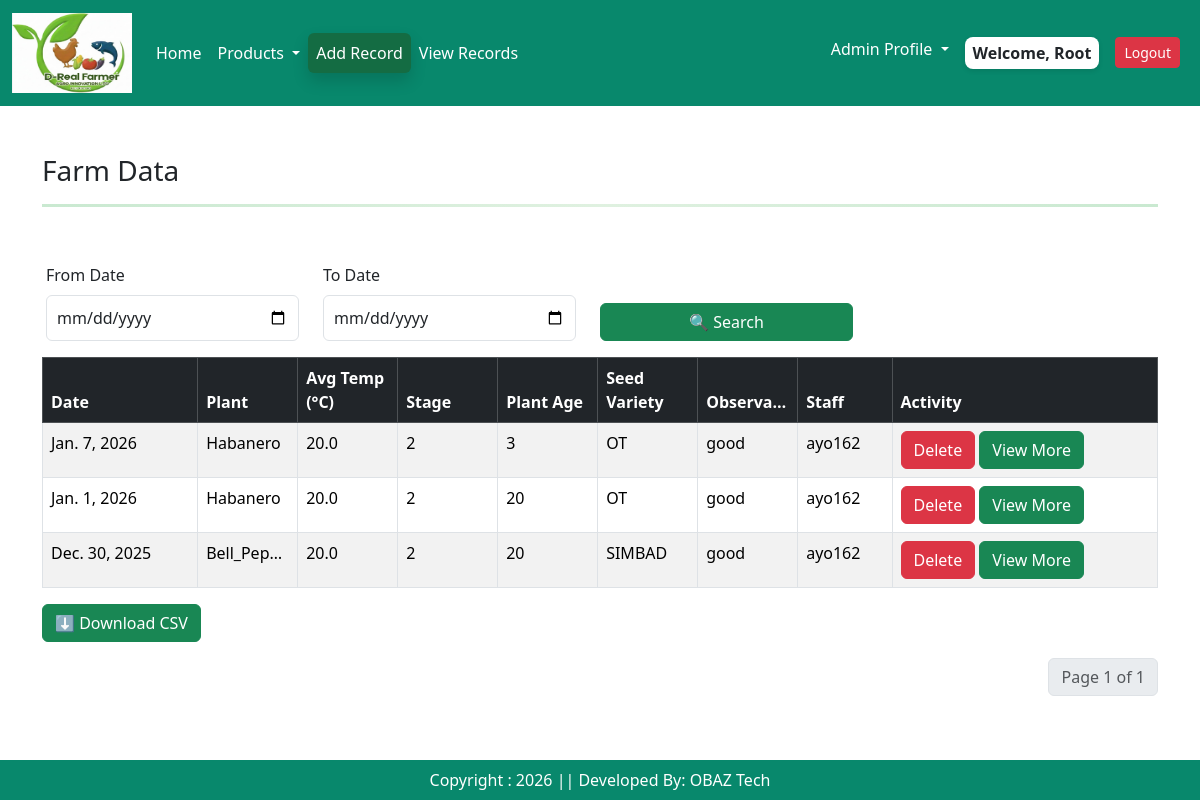
/viewrecords/ (signed in), run on the app's committed database.
### app/models.py (models this page shows, shortened)
class Farminputs(models.Model):
    user = models.ForeignKey(User, on_delete=models.CASCADE)
    plant_choice =  models.CharField(choices = plant_choices  , max_length = 12, null=True, blank=True)
    plant_stage =  models.CharField(choices = stage_choices , max_length = 2, null=True, blank=True)
    plant_number = models.IntegerField(default= 0,null=True, blank=True)
    plant_age =  models.IntegerField(default= 0,null=True, blank=True)
    cocopeat_name= models.CharField(choices = cocopeat_choices , max_length = 2, null=True, blank=True)
    cocopeat_weight = models.FloatField(default= 0, null=True, blank=True)
    avg_temp = models.FloatField(default= 0, null=True, blank=True)
    avg_water = models.FloatField(default= 0, null=True, blank=True)
    seed_variety = models.CharField(choices = seed_choices, max_length = 12)
    seed_variety_other = models.CharField( max_length=30, blank=True, null=True)
    daily_observation = models.TextField( default = '')
    image = models.ImageField(default = 'avatar.jpg', validators=[validate_image_size],  upload_to = 'Observation_Images')
    created_at = models.DateField(null=True, blank=True, validators=[validate_not_future])
    class Meta:
        verbose_name = "Farminput"
        verbose_name_plural = "Farminput"  # Prevents Django from adding "s"

### app/views.py (the view)
# urls.py: path('viewrecords/', views.records, name = "viewrecords"),
@login_required(login_url = 'user_login')
def records(request):
    recordz = Farminputs.objects.all().order_by('-created_at')
    from_date = request.GET.get('from')
    to_date = request.GET.get('to')
    if from_date:
        recordz  = recordz .filter(created_at__date__gte=parse_date(from_date))
    if to_date:
        recordz  = recordz .filter(created_at__date__lte=parse_date(to_date))
    paginator = Paginator(recordz, 4)
    page_number = request.GET.get('page')
    venues = paginator.get_page(page_number)
    context = {
        'venues': venues,
        'from_date': from_date,
        'to_date': to_date
    }
    return render(request,"records.html", context)

### app/templates/records.html (shortened to what this page needs)
{% extends 'base.html' %}
{% load static %}
{% block main-content %}
<body>
<div class="container mt-5">
<div class="container">
<h3 class="mb-3">Farm Data</h3>
 <hr class="gradient-double">
<div class = "row">
  <div class="row mt-4 p-3">
    <div class="col-md-3">
      <label for="fromDate" class="form-label">From Date</label>
      <input type="date" id="fromDate" class="form-control">
    </div>
    <div class="col-md-3">
      <label for="toDate" class="form-label">To Date</label>
      <input type="date" id="toDate" class="form-control">
    </div>
    <div class="col-md-3 d-flex align-items-end">
      <button class="btn btn-success w-100" onclick="filterByDate()">🔍 Search</button>
    </div>
  </div>
  <div class="table-responsive">
    <table class="table table-bordered table-striped table-hover" id="farmTable">
      <thead class="table-dark">
        <tr>
          <th>Date</th>
           <th>Plant</th>
          <th>Avg Temp (°C)</th>
          <th>Stage</th>
          <th>Plant Age</th>
          <th>Seed Variety</th>
          <th  class="fixed-col">Observations </th>
           <th>Staff</th>
            <th>Activity</th>
        </tr>
      </thead>
      <tbody>
      {% for item in venues %}
        <tr>
           <td >{{ item.created_at }}</td>
          <td class="fixed-col">{{ item.plant_choice}}</td>
          <td class="fixed-col">{{ item.avg_temp}}</td>
          <td class="fixed-col">{{item.plant_stage}}</td>
          <td class="fixed-col">{{item.plant_age}}</td>
          <td class="fixed-col">{{ item.seed_variety}}</td>
          <td class="fixed-col">{{item.daily_observation }}</td>
            <td>{{ item.user}}</td>
          <td>
          {% if user.is_authenticated and user.is_staff and user.is_superuser %}
          <a  class="btn btn-danger"  href = "{% url 'farmrecordsdelete' item.id %}" >Delete</a>
          {% endif %}
          <a type="button" class="btn btn-success" href = "{% url 'farmrecordsedit' item.id %}">View More</a>
          </td>
        </tr>
  {% endfor %}
      </tbody>
    </table>
  </div>
  <div class="mb-3">
    <button class="btn btn-success" onclick="downloadTable()">⬇ Download CSV</button>
  </div>
 </div>
<nav aria-label="Page navigation example">
  <ul class="pagination justify-content-end">
   <li class="page-item disabled"><a href = "#" class="page-link">Page {{ venues.number }} of {{ venues.paginator.num_pages}}</a></li>
     </ul>
</nav>
  </div>
  </div>
</div>
<br/><br/>
{% endblock main-content %}

### app/templates/base.html (shortened to what this page needs)
<!DOCTYPE html>
{% load static %}
<html lang="en">
<head>
    <link href = "https://cdn.jsdelivr.net/npm/bootstrap@5.3.3/dist/css/bootstrap.min.css" rel = "stylesheet"
    />
    <link href="https://cdn.jsdelivr.net/npm/bootstrap-icons/font/bootstrap-icons.css" rel="stylesheet"/>
    <link rel = "stylesheet" href = "{% static '/css/owl.carousel.min.css' %}" />
    <link rel = "stylesheet" href = "{% static '/css/all.min.css' %}" />
     <link rel = "stylesheet" href = "{% static '/css/style.css' %}" />
</head>
<body>
<div class = "row">
  <div class = "col-sm-12">
<nav class="navbar navbar-expand-lg" >
  <div class="container-fluid">
   <a class="navbar-brand" href="{% url 'home' %}"><img src = "{% static "/images/site_logo.jpg" %}" width = "120" height = "80"/></a>
{% if user.is_authenticated %}
    <div class="collapse navbar-collapse" id="navbarNavDropdown">
      <ul class="navbar-nav me-auto mb-2 mb-lg-0">
        <li class="nav-item">
          <a class="nav-link active" aria-current="page" href="#">Home</a>
        </li>
        <li class="nav-item dropdown">
          <a class="nav-link dropdown-toggle" href="#" role="button" data-bs-toggle="dropdown" aria-expanded="false">
            Products
          </a>
        </li>
           <li class="nav-item">
          <a class="nav-link active btn btn-success shadow" aria-current="page" href="{% url 'register' %}">Add Record</a>
        </li>
   <li class="nav-item">
          <a class="nav-link active" aria-current="page" href="{% url 'viewrecords' %}">View Records</a>
        </li>
      </ul>
      <ul class="navbar-nav ml-auto">
          {% if user.is_authenticated and user.is_staff and user.is_superuser %}
        <li class="nav-item dropdown">
          <a class="nav-link dropdown-toggle  text-dark" href="#" role="button" data-bs-toggle="dropdown" aria-expanded="false">
            Admin Profile
          </a>
        </li>
        {% endif %}
         <li class="nav-item p-2">
       {% if request.user.is_authenticated %} <span class = "welcome-user text-dark text-capitalize px-2 py-1">  welcome, {{request.user}} {% endif %}</span>
        </li>
        <li class="nav-item p-2">
           <a href="{% url 'user_logout' %}" class="btn btn-danger btn-sm">Logout</a>
        </li>
</ul>
   {% endif %}
    </div>
  </div>
</nav>
</div>
{% block main-content %}{% endblock main-content %}
<footer class = "container-fluid fixed-bottom text-white text-center p-2 mt-5">
Copyright : 2026 || Developed By: OBAZ Tech
</footer>
</body>
</html>

### app/static/css/style.css (style rules this page uses)
.navbar { background-color: rgb(8, 136, 108) !important; }
.nav-link { color: white !important; }
footer { background-color: rgb(8, 136, 108) !important; }
.form-control { padding: 10px !important; }
.fixed-col { width: 100px; max-width: 100px; white-space: nowrap; overflow: hidden; text-overflow: ellipsis; }
.gradient-double { border: none; height: 4px; background: linear-gradient(to bottom, #333 33%, transparent 33%, transparent 66%, #333 66%); }
.welcome-user { background-color: #fff; border-radius: 8px; font-weight: 600; box-shadow: 0 2px 5px rgba(0, 0, 0, 0.1); display: inline-block; }
.gradient-double { height: 3px; background: linear-gradient(to right, #28a745, #81c784, #28a745); border: none; margin: 1rem 0; }

### data on the page
Farminputs: created_at "Jan. 7, 2026", plant_choice "Habanero", avg_temp "20.0", plant_stage "2", plant_age "3", seed_variety "OT", daily_observation "good", user "ayo162"
Farminputs: created_at "Jan. 1, 2026", plant_choice "Habanero", avg_temp "20.0", plant_stage "2", plant_age "20", seed_variety "OT", daily_observation "good", user "ayo162"
Farminputs: created_at "Dec. 30, 2025", plant_choice "Bell_Pep…", avg_temp "20.0", plant_stage "2", plant_age "20", seed_variety "SIMBAD", daily_observation "good", user "ayo162"

### other printed values
{{ request.user }} "Root"
{{ venues.number }} "1"
{{ venues.paginator.num_pages }} "1"
